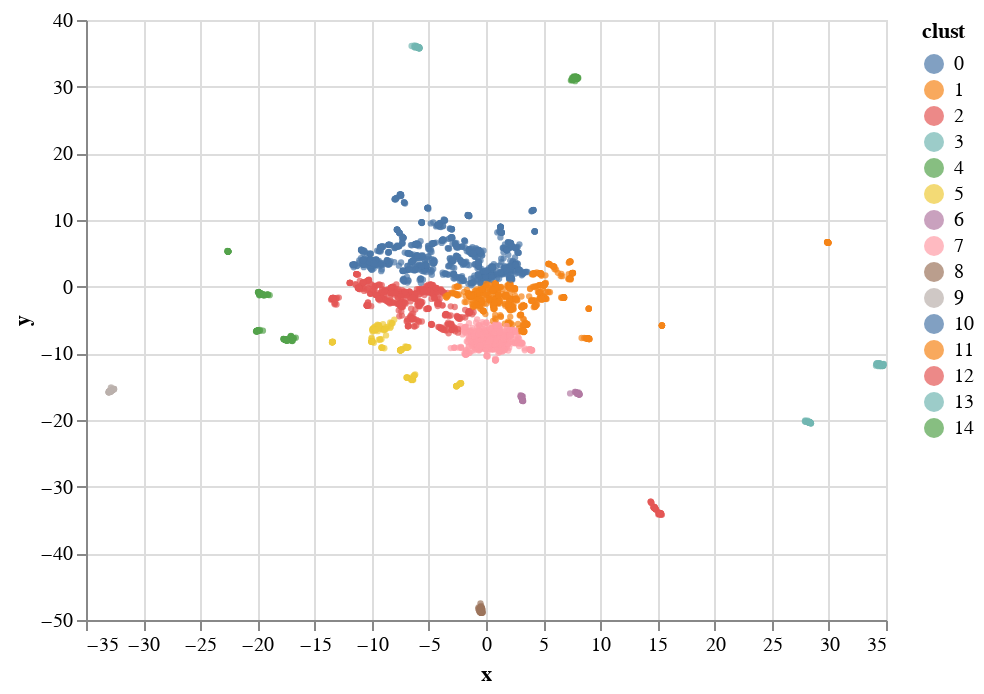

Write notebook code for a chart like this one.
### Code cell
clusts = AgglomerativeClustering(n_clusters=15, affinity='euclidean', linkage='ward').fit_predict(emb)

adf = DataFrame(emb, index=p_df.index, columns=['x', 'y'])
adf['clust'] = clusts
adf['url'] = users.pageUrl[adf.index]
adf['user'] = users.username[adf.index]

alt.Chart(adf).mark_circle(size=10).encode(
    x='x',
    y='y',
    color='clust:N',
    tooltip=['user', 'url', 'clust']
)

### Figure 1 — Vega-Lite specification as saved in the notebook (floating-point values rounded to 4 significant figures; data arrays with more than 128 entries replaced by an {"elided": "..."} marker saying what was removed)
{"config": {"view": {"continuousWidth": 400, "continuousHeight": 300}}, "data": {"name": "data-608c76c7003290f9732f9d4cbf11abc6"}, "mark": {"type": "circle", "size": 10}, "encoding": {"color": {"field": "clust", "type": "nominal"}, "tooltip": [{"field": "user", "type": "nominal"}, {"field": "url", "type": "nominal"}, {"field": "clust", "type": "quantitative"}], "x": {"field": "x", "type": "quantitative"}, "y": {"field": "y", "type": "quantitative"}}, "$schema": "https://vega.github.io/schema/vega-lite/v4.17.0.json", "datasets": {"data-608c76c7003290f9732f9d4cbf11abc6": {"elided": "3913 records"}}}
